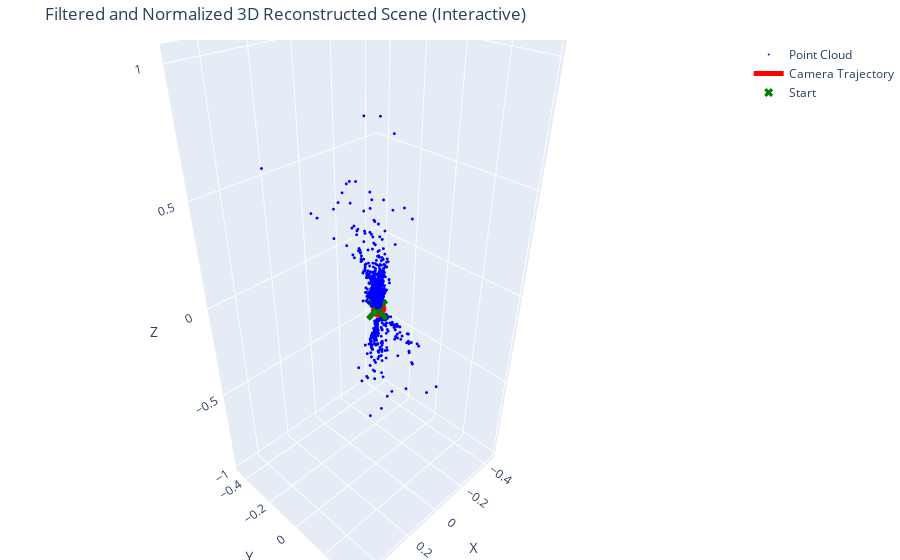

Write notebook code for a chart like this one.
### Markdown cell above
# 7. 3D Point Triangulation and Scene Visualisation

**Methodology:**
1.  **Triangulation:** Triangulation is the process of determining a point's position in 3D space given its projections onto two or more images with known camera poses. Geometrically, for a given 2D feature match, we can cast a ray from the first camera's center through its 2D point and another ray from the second camera's center through its corresponding 2D point. The 3D coordinate of the feature is the intersection point of these two rays. In our implementation, we use `cv2.triangulatePoints(P1, P2, pts1, pts2)`, where `P1` and `P2` are the projection matrices of the two cameras. [cite_start]This function returns the 3D points in homogeneous coordinates. 

2.  **Scene Chaining:** The pipeline processes image pairs sequentially. The pose of the first camera is set to the origin `[I|0]`. The relative pose `(R, t)` recovered from the first pair `(frame_0, frame_1)` is used to determine the global pose of the second camera. This second camera's pose is then used as the starting point for calculating the pose of the third camera from the pair `(frame_1, frame_2)`, and so on. This "chains" the camera poses together to form a trajectory.

3.  **Point Cloud Filtering:** The initial triangulated point cloud often contains noise and outliers due to minor matching errors. To clean the scene, our `filter_point_cloud` function implements statistical outlier removal. For each point, it calculates the mean distance to its k-nearest neighbors. If a point's mean distance is far from the average mean distance of all points (specifically, greater than a threshold defined by `mean + std_ratio * std_dev`), it is classified as an outlier and removed.

4.  **Visualisation:** To display the final result, we use the Plotly library, which allows for the creation of **interactive 3D plots**, fulfilling the project requirement.  Our visualization includes:
    * The filtered 3D point cloud, representing the reconstructed scene structure.
    * The camera's trajectory, plotted as a red line connecting the positions of each camera pose. This helps visualize the motion used to capture the scene.
    * A green 'x' marker to indicate the starting position of the camera.

***

### Code cell
print("\n STEP 7: TRIANGULATION, FILTERING & VISUALISATION\n")

def filter_point_cloud(points_3d, k_neighbors=20, std_ratio=1.0):
    if points_3d.shape[0] < k_neighbors:
        print("Warning: Not enough points for filtering. Returning original cloud.")
        return points_3d

    # Use FLANN for fast nearest neighbor search
    flann = cv2.FlannBasedMatcher(dict(algorithm=1, trees=5), dict(checks=50))
    points_flat = points_3d.astype(np.float32)

    # Find the k+1 nearest neighbors (the first is the point itself)
    matches = flann.knnMatch(points_flat, points_flat, k=k_neighbors + 1)

    mean_distances = []
    for i in range(len(matches)):
        distances = [m.distance for m in matches[i][1:]]
        if distances:
            mean_distances.append(np.mean(distances))
        else:
            mean_distances.append(0) # Handle case with no neighbors

    mean_distances = np.array(mean_distances)

    global_mean_dist = np.mean(mean_distances)
    global_std_dist = np.std(mean_distances)

    distance_threshold = global_mean_dist + std_ratio * global_std_dist

    inlier_mask = mean_distances < distance_threshold

    print(f"Filtering: Kept {np.sum(inlier_mask)} of {len(points_3d)} points.")

    return points_3d[inlier_mask]

# Initialize scene elements
camera_poses = []
points_3d = np.empty((0, 3))

# The first camera is at the origin [R|t] = [I|0]
R_global = np.identity(3)
t_global = np.zeros((3, 1))
camera_poses.append(np.hstack((R_global, t_global)))

# Process each valid pair to triangulate points and chain poses
for pair in all_processed_pairs:
    if pair.get('R') is None or pair.get('t') is None:
        continue # Skip pairs where pose estimation failed

    # The pose of the first camera in the pair is the last one we successfully calculated
    R_cam1, t_cam1 = camera_poses[-1][:, :3], camera_poses[-1][:, 3].reshape(3, 1)

    R_relative, t_relative = pair['R'], pair['t']

    # Update global pose for the second camera in the pair
    R_cam2 = R_cam1 @ R_relative
    t_cam2 = t_cam1 + R_cam1 @ t_relative

    pose_cam2 = np.hstack((R_cam2, t_cam2))
    camera_poses.append(pose_cam2)

    # Get the 2D points for triangulation
    kp1, kp2 = pair['data1']['keypoints'], pair['data2']['keypoints']
    inliers = pair['inliers']

    # Filter points further by the chirality check mask from `recoverPose`
    pose_mask = pair.get('pose_inliers')
    if pose_mask is not None:
        inliers = [m for i, m in enumerate(inliers) if pose_mask.ravel()[i]]

    pts1 = np.float32([kp1[m.queryIdx].pt for m in inliers]).T
    pts2 = np.float32([kp2[m.trainIdx].pt for m in inliers]).T

    if pts1.shape[1] == 0 or pts2.shape[1] == 0:
        continue # No points left to triangulate for this pair

    # Create projection matrices for triangulation
    P1 = K @ camera_poses[-2] # The second to last pose
    P2 = K @ camera_poses[-1] # The last pose

    # Triangulate 3D points
    points_4d_hom = cv2.triangulatePoints(P1, P2, pts1, pts2)

    # Convert from homogeneous to 3D coordinates
    points_3d_new = (points_4d_hom[:3, :] / points_4d_hom[3, :]).T
    points_3d = np.vstack((points_3d, points_3d_new))


print(f"Triangulated a total of {points_3d.shape[0]} points.")
print(f"Total camera poses estimated: {len(camera_poses)}")

# Filter the final point cloud to remove outliers
if points_3d.shape[0] > 0:
    points_3d_filtered = filter_point_cloud(points_3d, k_neighbors=30, std_ratio=0.5)
else:
    points_3d_filtered = points_3d # Keep it as an empty array


# Visualize the 3D Scene with Plotly for interactivity
if points_3d_filtered.shape[0] > 0:
    print("\nVisualizing the filtered 3D scene (interactive)...")
    if not os.path.exists(OUTPUT_SCENE_DIR): os.makedirs(OUTPUT_SCENE_DIR)

    # The camera's 3D position is derived from its pose matrix [R|t] as -R.T @ t
    cam_positions = np.array([-pose[:, :3].T @ pose[:, 3] for pose in camera_poses])

    # NORMALIZATION FOR BETTER VISUALIZATION
    mean_point = points_3d_filtered.mean(axis=0)
    points_centered = points_3d_filtered - mean_point
    cams_centered = cam_positions - mean_point
    max_abs_coord = np.max(np.abs(points_centered))
    if max_abs_coord == 0: max_abs_coord = 1 # Avoid division by zero
    points_normalized = points_centered / max_abs_coord
    cams_normalized = cams_centered / max_abs_coord

    # Create the figure
    fig = go.Figure()

    # Add the 3D point cloud
    fig.add_trace(go.Scatter3d(
        x=points_normalized[:, 0],
        y=points_normalized[:, 1],
        z=points_normalized[:, 2],
        mode='markers',
        marker=dict(size=1, color='blue'),
        name='Point Cloud'
    ))

    # Add the camera trajectory
    fig.add_trace(go.Scatter3d(
        x=cams_normalized[:, 0],
        y=cams_normalized[:, 1],
        z=cams_normalized[:, 2],
        mode='lines+markers',
        line=dict(color='red', width=5),
        marker=dict(size=4, color='red'),
        name='Camera Trajectory'
    ))

    # Add the start point
    fig.add_trace(go.Scatter3d(
        x=[cams_normalized[0, 0]],
        y=[cams_normalized[0, 1]],
        z=[cams_normalized[0, 2]],
        mode='markers',
        marker=dict(size=8, color='green', symbol='x'),
        name='Start'
    ))

    # Update the layout
    fig.update_layout(
        title_text='Filtered and Normalized 3D Reconstructed Scene (Interactive)',
        scene=dict(
            xaxis_title='X',
            yaxis_title='Y',
            zaxis_title='Z',
            aspectmode='data'
        ),
        margin=dict(l=0, r=0, b=0, t=40)
    )

    # Save to an interactive HTML file
    interactive_plot_path = os.path.join(OUTPUT_SCENE_DIR, f"{sequence_name}_3d_reconstruction_interactive.html")
    fig.write_html(interactive_plot_path)

    # Show the figure
    fig.show()
    print(f"\nInteractive plot saved to '{interactive_plot_path}'")

else:
    print("\nNo 3D points were reconstructed or all points were filtered out. Cannot visualize scene.")

print("\nFull pipeline complete.")

### Figure 1 — Plotly figure (JSON) as saved in the notebook; plotly's stock layout.template omitted (floating-point values rounded to 4 significant figures; data arrays with more than 128 entries replaced by an {"elided": "..."} marker saying what was removed)
{"data": [{"marker": {"color": "blue", "size": 1}, "mode": "markers", "name": "Point Cloud", "type": "scatter3d", "x": {"elided": "2687 float values"}, "y": {"elided": "2687 float values"}, "z": {"elided": "2687 float values"}}, {"line": {"color": "red", "width": 5}, "marker": {"color": "red", "size": 4}, "mode": "lines+markers", "name": "Camera Trajectory", "type": "scatter3d", "x": [-0.0005326, -0.0003414, -0.0008258, -0.001517, -0.002162, -0.005046, -0.00404, -0.004814, -0.004932, -0.005099, -0.007833, -0.008519, -0.0111, -0.01442, -0.01652, -0.01865, -0.01953, -0.01911, -0.01979, -0.01907, -0.01955, -0.02171, -0.02445, -0.0272, -0.02711, -0.02819, -0.02841, -0.02608, -0.02368, -0.02245, -0.02415, -0.02702, -0.0246, -0.02389], "y": [-0.006701, -0.007288, -0.007593, -0.007976, -0.008358, -0.008632, -0.008945, -0.008744, -0.009423, -0.00915, -0.008372, -0.009067, -0.009649, -0.009784, -0.01018, -0.009905, -0.01045, -0.01156, -0.01206, -0.01264, -0.01297, -0.0132, -0.01348, -0.01286, -0.01281, -0.01284, -0.01342, -0.01374, -0.01457, -0.01531, -0.01576, -0.0161, -0.01687, -0.0176], "z": [-0.04006, -0.04228, -0.0445, -0.04665, -0.04884, -0.04779, -0.04973, -0.04726, -0.04942, -0.05181, -0.05278, -0.05493, -0.05599, -0.05566, -0.05502, -0.05598, -0.05761, -0.05487, -0.05643, -0.05902, -0.05863, -0.05668, -0.05562, -0.0547, -0.05256, -0.05024, -0.05243, -0.0528, -0.05266, -0.05323, -0.05251, -0.05129, -0.05153, -0.04962]}, {"marker": {"color": "green", "size": 8, "symbol": "x"}, "mode": "markers", "name": "Start", "type": "scatter3d", "x": [-0.0005326], "y": [-0.006701], "z": [-0.04006]}], "layout": {"margin": {"b": 0, "l": 0, "r": 0, "t": 40}, "scene": {"aspectmode": "data", "xaxis": {"title": {"text": "X"}}, "yaxis": {"title": {"text": "Y"}}, "zaxis": {"title": {"text": "Z"}}}, "title": {"text": "Filtered and Normalized 3D Reconstructed Scene (Interactive)"}}}
